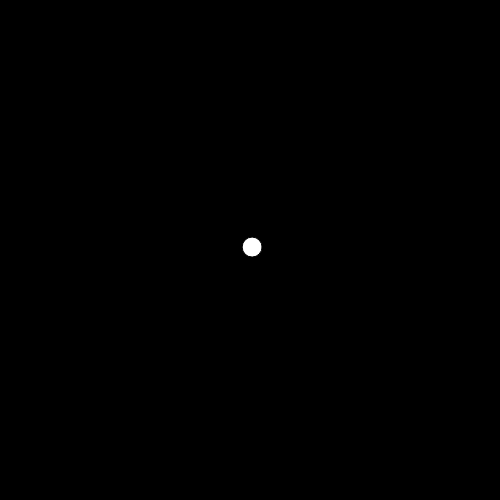
Frame 1 (no input)
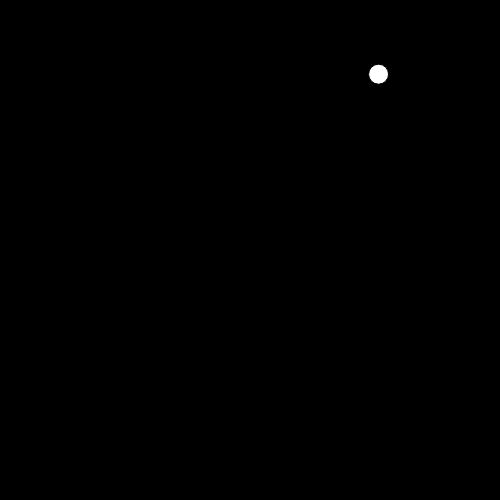
Frame 60 (no input)
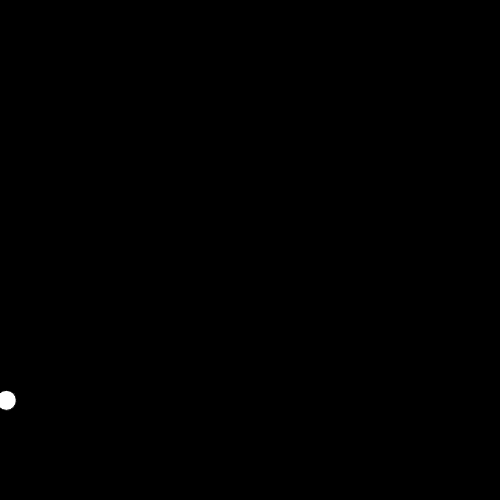
Frame 120 (the mouse pressed at the canvas centre since frame 60)

The p5.js sketch that drew these frames (run headless with seeded random() and noise() and a simulated clock; from frame 60 on, the mouse is pressed at the canvas centre):

// p5.js sketch
// ── sketch.js

// Example 2.3.1  Wrap Around vector movement code
let speedx, speedy, lox, loy;

function setup() {
    background(0);
    createCanvas(500, 500);
    // making a random negative or positive value
    speedx = random(-5, 5);
    // another way of doing the same thing
    speedy = random(-5, 5);
    lox = height / 2;
    loy = width / 2;
}

function draw() {
    background(0);
    if (lox < 0) {
       speedx=-speedx;  // 4
    }
    if (lox > width) {
        lox = 0;
    }
    if (loy < 0) {
        loy = height;
    }
    if (loy > height) {
        loy = 0;
    }

    // update the position of the ball and print to screen
    lox += speedx;
    loy += speedy;
    fill(255);
    ellipse(lox, loy, 20, 20);
}
 
function wing(lx,ly,rot,sc){

    ellipse(40,-30,70,40);
    fill(255,0,0);
    ellipse(40,-30,70,40);
        fill(255,0,0);
}
